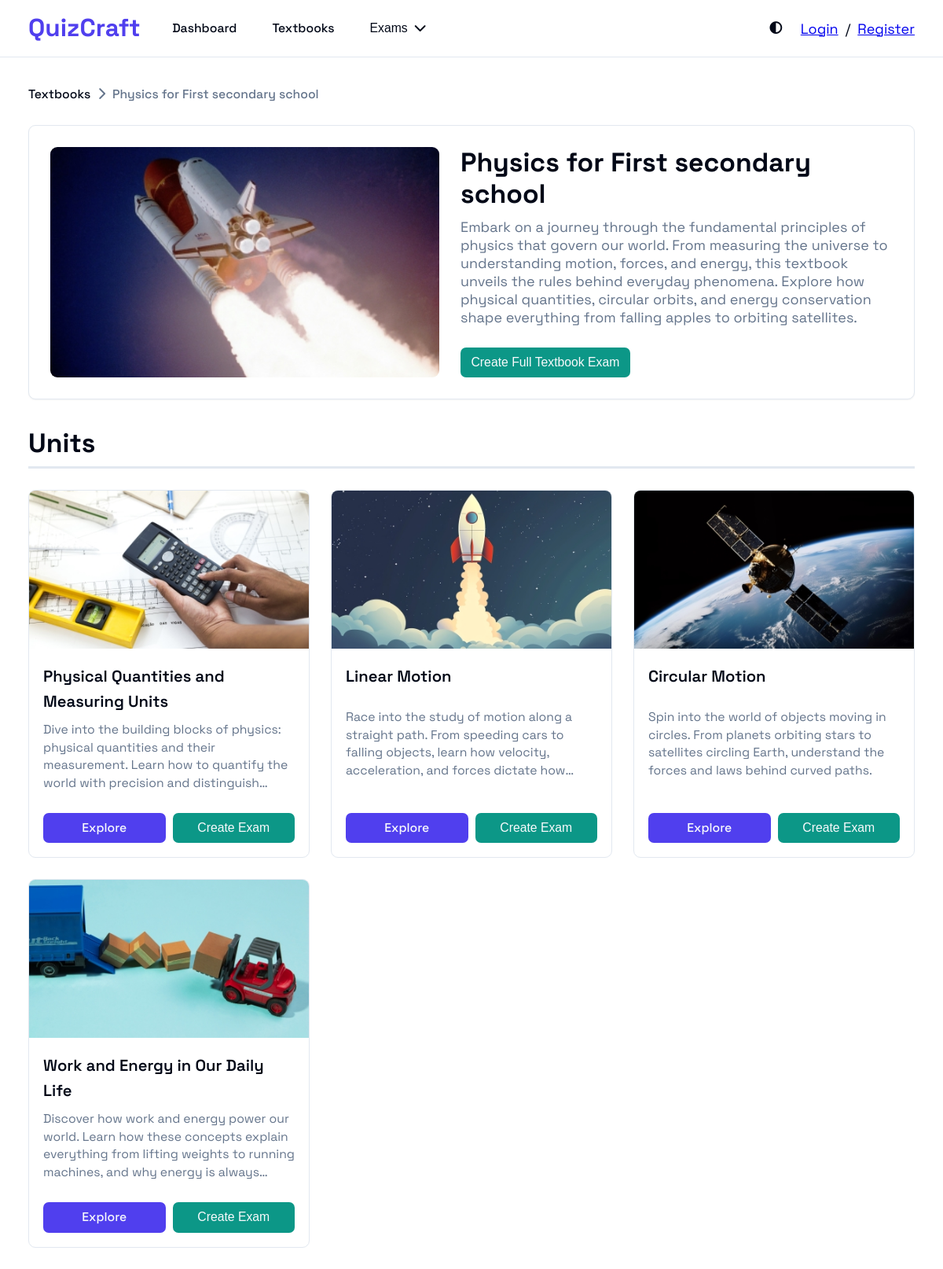
Page /textbook/1/units/ on the committed database.
### scope/models.py (models this page shows, shortened)
class TextBook(models.Model):
    title = models.CharField(max_length=256)
    caption = models.TextField(blank=True, default="")
    cover = models.ImageField(null=True, blank=True)
    @property
    def type(self):
        return "Textbook"

class Unit(models.Model):
    textbook = models.ForeignKey(
        TextBook,
        on_delete=models.CASCADE,
        related_name="units",
        related_query_name="unit",
    )
    title = models.CharField(max_length=256)
    caption = models.TextField(blank=True, default="")
    cover = models.ImageField(null=True, blank=True)
    in_scope_order = models.PositiveSmallIntegerField(default=1)
    class Meta:
        ordering = ["in_scope_order"]
        constraints = [
            models.UniqueConstraint(
                fields=["textbook", "in_scope_order"],
                name="unique_unit_order_in_textbook",
            )
        ]
    @property
    def url(self):
        return reverse("chapters", kwargs={"unit_id": self.pk})
    @property
    def type(self):
        return "Unit"

### scope/views.py (the view)
# urls.py: path("textbook/<int:textbook_id>/units/", units, name="units"),
def units(request, textbook_id):
    textbook = get_object_or_404(TextBook, id=textbook_id)
    units = Unit.objects.filter(textbook=textbook)
    return render(
        request,
        "scope/index.html",
        context={
            "title": textbook.title,
            "list_title": "Units",
            "parent": textbook,
            "scopes": units,
            "breadcrumbs": [textbook],
        },
    )

### scope/templates/scope/index.html (shortened to what this page needs)
{% extends "base.html" %}
{% load static %}
{% block css %}
<link rel="stylesheet" href="{% static 'css/base.css' %}">
<link rel="stylesheet" href="{% static 'css/header.css' %}">
<link rel="stylesheet" href="{% static 'css/scope.css' %}">
{% endblock css %}
{% block content %}
{% include "components/header.html" %}
<main class="container">
  {% include "components/breadcrumbs.html" with breadcrumbs=breadcrumbs %}
  {% if parent %}
  <section class="scope-parent" aria-label="Current Scope overview">
    <div class="scope-parent-thumbnail">
      <img src="{% if parent.cover %}{{ parent.cover.url }}{% else %}''{% endif %}" alt="{{ parent.title }}" width="400">
    </div>
    <div class="scope-parent-content">
      <h3 class="scope-parent-title">{{ parent.title }}</h3>
      <p class="scope-parent-description">{{ parent.caption }}</p>
      {% include "components/create_exam.html" with is_card=False type=parent.type id=parent.id %}
    </div>
  </section>
  {% endif %}
  <h2 class="cards-title">{{ list_title }}</h2>
  <section class="cards">
    {% for scope in scopes %}
      {% include "components/card.html" with scope=scope %}
    {% endfor %}
</main>
{% endblock content %}

### templates/base.html (shortened to what this page needs)
{% load static %}
<!DOCTYPE html>
<html lang="en">
  <head>
    {% block css %}
    {% endblock css %}
    <link rel="stylesheet" href="https://cdnjs.cloudflare.com/ajax/libs/font-awesome/6.0.0-beta3/css/all.min.css">
  </head>
  <body>
    {% block content %}
    {% endblock content %}
  </body>
</html>

### templates/components/header.html (shortened to what this page needs)
{% load static %}
<header class="main-header">
  <div class="header-container">
    <div class="header-content">
      <div class="header-left-content">
        <a href="{% url 'dashboard' %}" class="logo">
          <span>QuizCraft</span>
        </a>
        <nav class="main-nav">
          <ul>
            <li>
              <a href="{% url 'dashboard' %}">Dashboard</a>
            </li>
            <li>
              <a href="{% url 'textbooks' %}">Textbooks</a>
            </li>
            <li>
              <button class="header-exam-button">
                <span>Exams</span>
                <i class="fa-solid fa-chevron-down"></i>
              </button>
            </li>
          </ul>
        </nav>
      </div>
      <div class="header-right-content">
        <span class="theme-toggle-button"></span>
        <div class="auth-container">
          {% if user.is_authenticated %}
          <strong class="user-name">{{ user.username }}</strong>
          <div class="logout-button-container">
            {% include "components/logout_button.html" %}
          </div>
          {% else %}
          <a href="{% url 'login' %}">Login</a>
          <span>/</span>
          <a href="{% url 'register' %}">Register</a>
          {% endif %}
        </div>
      </div>
    </div>
  </div>
</header>

### templates/components/breadcrumbs.html
<nav class="breadcrumbs">
  <ul>
    {% if breadcrumbs|length > 0 %}
      <li>
        <a href="{% url 'home' %}" class="breadcrumbs-link">Textbooks</a>
        <i class="fa-solid fa-chevron-right"></i>
    </li>
    {% else %}
      <li>
        <span class="breadcrumbs-link">
          Textbooks
        </span>
      </li>
    {% endif %}
    {% for breadcrumb in breadcrumbs %}
      <li>
        {% if not forloop.last %}
          <a href="{{ breadcrumb.url }}" class="breadcrumbs-link">
            {{ breadcrumb.title }}
          </a>
          <i class="fa-solid fa-chevron-right"></i>
        {% else %}
          <span class="breadcrumbs-link">
            {{ breadcrumb.title }}
          </span>
        {% endif %}
      </li>
    {% endfor %}
  </ul>
</nav>

### templates/components/create_exam.html (shortened to what this page needs)
<form action="{% url 'exam-create' %}" method="post" class="create-exam-form">
    <button type="submit" class="create-exam-btn">Create {% if not is_card %}Full {{ type }} {% endif %} Exam</button>
  </form>

### templates/components/card.html
<div class="card">
  <div class="thumbnail">
    <img src="{% if scope.cover %}{{ scope.cover.url }}{% else %}''{% endif %}" alt="{{ scope.title }}" width="400">
  </div>
  <div class="card-content">
    <h3 class="card-title">{{ scope.title }}</h3>
    <p class="card-caption">{{ scope.caption }}</p>
    <div class="card-actions">
      {% if scope.type != "Lesson" %}
        <a href="{{ scope.url }}">Explore</a>
      {% endif %}
      {% include "components/create_exam.html" with is_card=True type=scope.type id=scope.id %}
    </div>
  </div>
</div>

### static/css/base.css (style rules this page uses)
:root { --background: hsl(0, 0%, 100%); --foreground: hsl(222.2, 84%, 4.9%); --card: hsl(0, 0%, 100%); --card-foreground: hsl(222.2, 84%, 4.9%); --popover: hsl(0, 0%, 100%); --popover-foreground: hsl(222.2, 84%, 4.9%); --primary: hsl(246, 84%, 59%); --primary-foreground: hsl(210, 40%, 98%); --secondary: hsl(210, 40%, 96.1%); --secondary-foreground: hsl(222.2, 47.4%, 11.2%); --muted: hsl(210, 40%, 96.1%); --muted-foreground: hsl(215.4, 16.3%, 46.9%); --accent: hsl(173, 85%, 32%); --accent-foreground: hsl(210, 40%, 98%); --message-warning-fg: rgb(102, 60, 0); --message-warning-bg: rgb(255, 244, 229); --message-error-fg: rgb(152, 0, 0); --message-error-bg: rgb(255, 226, 183); --message-success-fg: rgb(1, 164, 1); --message-success-bg: rgb(226, 255, 226); --destructive: hsl(0, 84.2%, 60.2%); --destructive-foreground: hsl(210, 40%, 98%); --border: hsl(214.3, 31.8%, 91.4%); --input: hsl(214.3, 31.8%, 91.4%); --ring: hsl(222.2, 84%, 4.9%); --radius: 0.5rem; --sidebar-background: hsl(0, 0%, 98%); --sidebar-foreground: hsl(240, 5.3%, 26.1%); --sidebar-primary: hsl(240, 5.9%, 10%); --sidebar-primary-foreground: hsl(0, 0%, 98%); --sidebar-accent: hsl(240, 4.8%, 95.9%); --sidebar-accent-foreground: hsl(240, 5.9%, 10%); --sidebar-border: hsl(220, 13%, 91%); --sidebar-ring: hsl(217.2, 91.2%, 59.8%); }
* { box-sizing: border-box; margin: 0; padding: 0; }
html { font-family: 'spacegrotesk', sans-serif; font-weight: 400; font-size: 18px; }
body { min-height: 100vh; width: 100%; background-color: var(--background); color: var(--foreground); position: relative; display: flex; flex-direction: column; align-items: stretch; }
.container { max-width: 80rem; margin: 0 auto; padding: 2rem 1rem; width: 100%; }
@media (min-width: 640px) { .container { padding-left: 1.5rem; padding-right: 1.5rem; } }
@media (min-width: 1024px) { .container { padding-left: 2rem; padding-right: 2rem; } }

### static/css/header.css (style rules this page uses)
.main-header { background-color: var(--background); border-bottom: 1px solid var(--border); position: sticky; top: 0; z-index: 10; }
.header-container { max-width: 80rem; margin-left: auto; margin-right: auto; padding-left: 1rem; padding-right: 1rem; }
@media (min-width: 640px) { .header-container { padding-left: 1.5rem; padding-right: 1.5rem; } }
@media (min-width: 1024px) { .header-container { padding-left: 2rem; padding-right: 2rem; } }
.header-content { display: flex; justify-content: space-between; height: 4rem; }
.header-left-content { display: flex; align-items: center; }
.main-nav { display: none; }
@media (min-width: 1024px) { .main-nav { display: block; } }
.main-nav>ul { display: flex; align-items: center; gap: 1rem; margin-left: 1.5rem; list-style: none; }
.main-nav>ul>li { display: flex; align-items: center; gap: 0.5rem; cursor: pointer; position: relative; }
.auth-container { display: none; align-items: center; gap: 0.5rem; }
@media (min-width: 1024px) { .auth-container { display: flex; } }
.menu-button, .theme-toggle-button { display: flex; align-items: center; cursor: pointer; border-radius: var(--radius); }

### rows in the picture
TextBook: title "Physics for First secondary school", cover (picture), caption "Embark on a journey through the fundamental principles of physics that govern our world. From measuring the universe to understanding motion, forces, and energy, this textbook unveils the rules behind everyday phenomena. Explore how physical quantities, circular orbits, and energy conservation shape everything from falling apples to orbiting satellites."
Unit: cover (picture), title "Physical Quantities and Measuring Units", caption "Dive into the building blocks of physics: physical quantities and their measurement. Learn how to quantify the world with precision and…"
Unit: cover (picture), title "Linear Motion", caption "Race into the study of motion along a straight path. From speeding cars to falling objects, learn how velocity, acceleration, and forces dictate…"
Unit: cover (picture), title "Circular Motion", caption "Spin into the world of objects moving in circles. From planets orbiting stars to satellites circling Earth, understand the forces and laws behind curved paths."
Unit: cover (picture), title "Work and Energy in Our Daily Life", caption "Discover how work and energy power our world. Learn how these concepts explain everything from lifting weights to running machines, and why energy is…"

### other values in the picture
{{ type }} "Textbook"
{{ list_title }} "Units"
